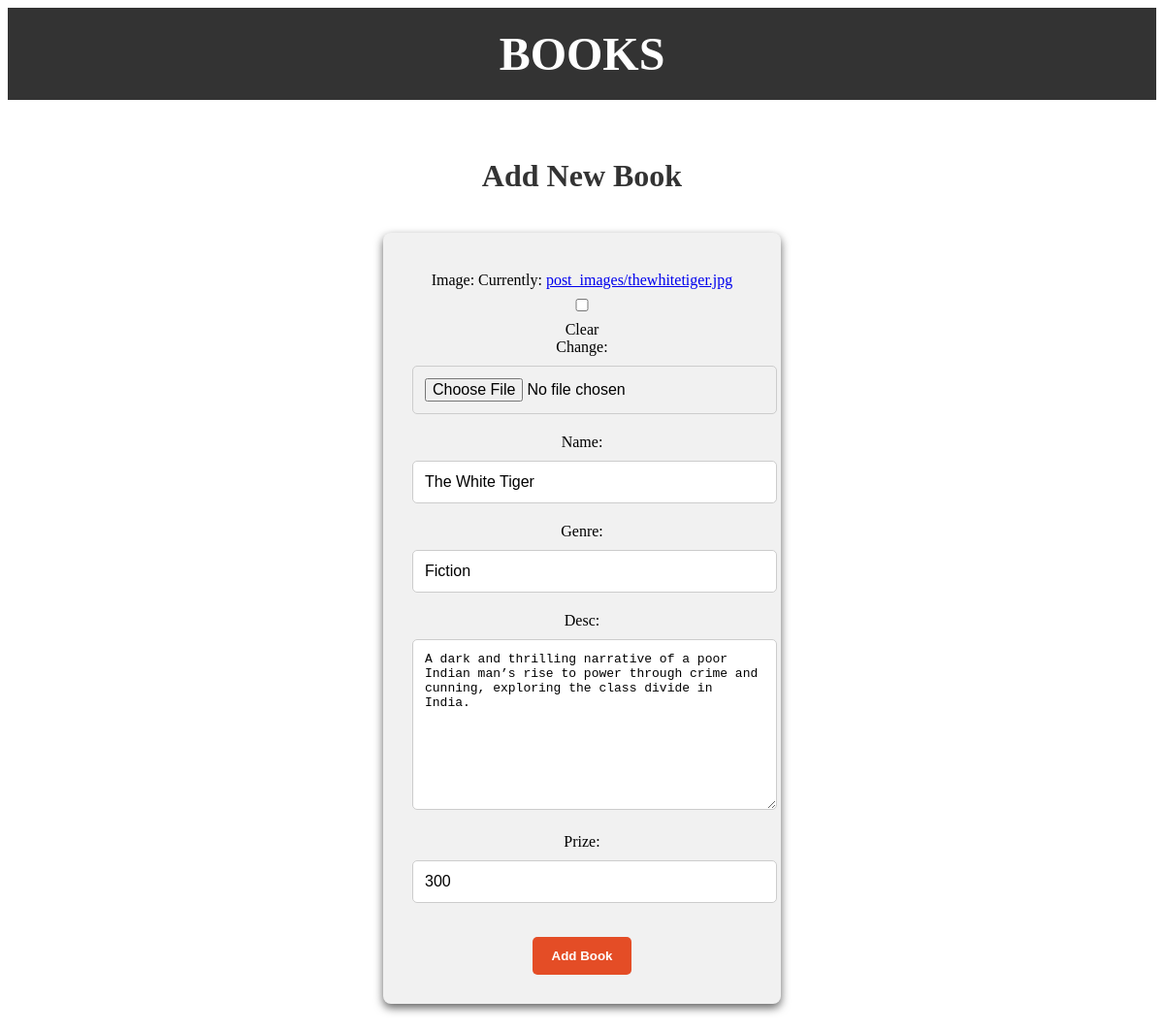
Screenshot of /update_data/1 with the database file from the repository.
### books/models.py (models this page shows, shortened)
class Books(models.Model):
    name = models.CharField(max_length=30)
    genre = models.CharField(max_length=30)
    desc = models.TextField()
    prize = models.IntegerField()
    image = models.ImageField(upload_to="post_images/", null=True, blank=True)

### books/views.py (the view)
# urls.py: path('update_data/<int:id>', views.update_data, name='update_data'),
def update_data(request, id):
    if request.method == "POST":
        pi = Books.objects.get(pk=id)
        fm = BooksForm(request.POST, instance=pi)
        if fm.is_valid():
            fm.save()
            return HttpResponseRedirect("/")
        data = Books.objects.all()
    else:
        pi = Books.objects.get(pk=id)
        fm = BooksForm(instance=pi)
    return render(request,'books/home.html',{'form':fm} )

### books/forms.py
class BooksForm(forms.ModelForm):
    class Meta:
        model = Books
        fields = ["image","name","genre","desc","prize"]

### books/templates/books/home.html (shortened to what this page needs)
<!DOCTYPE html>
<html lang="en">
<head>
</head>
<body>
    <header>
        <h1>BOOKS</h1>
    </header>
    <div>
    <div class="form-container">
        <h1 class="form-h1">Add New Book</h1>
        <form class="form" method="POST" enctype="multipart/form-data">
            {{ form.as_p }}
            <button class="btn" type="submit">Add Book</button>
        </form>
    </div>
</div>
</body>
</html>

### books/templates/books/home.html (style rules this page uses)
.btn { display: inline-block; background-color: #e44d26; color: #fff; padding: 12px 20px; border-radius: 5px; text-decoration: none; font-weight: bold; margin-top: 15px; transition: background-color 0.3s ease, transform 0.3s ease; }
header { background-color: #333; color: white; padding: 20px; text-align: center; }
header h1 { font-size: 3em; margin: 0; }
.form-h1 { font-size: 2em; color: #333; text-align: center; margin-top: 40px; }
.form { background-color: #f1f1f1; padding: 30px; border-radius: 8px; box-shadow: 0 4px 10px rgba(0, 0, 0, 0.62); width: 350px; margin: 40px auto; text-align: center; align-items:center; }
.form p { margin: 10px 0; text-align:center; }
input, select, textarea { width: 100%; padding: 12px; margin: 10px 0; border: 1px solid #ccc; border-radius: 5px; font-size: 1em; transition: border-color 0.3s ease; }
button[type="submit"] { background-color: #e44d26; color: white; padding: 12px 20px; border: none; border-radius: 5px; font-weight: bold; cursor: pointer; transition: background-color 0.3s ease, transform 0.3s ease; }
.form-h1 { font-size: 2em; color: #333; text-align: center; margin-bottom: 20px; }

### rows the page displays
Books: name "The White Tiger", genre "Fiction", desc "A dark and thrilling narrative of a poor Indian man’s rise to power through crime and cunning, exploring the class divide in India.", prize "300"
